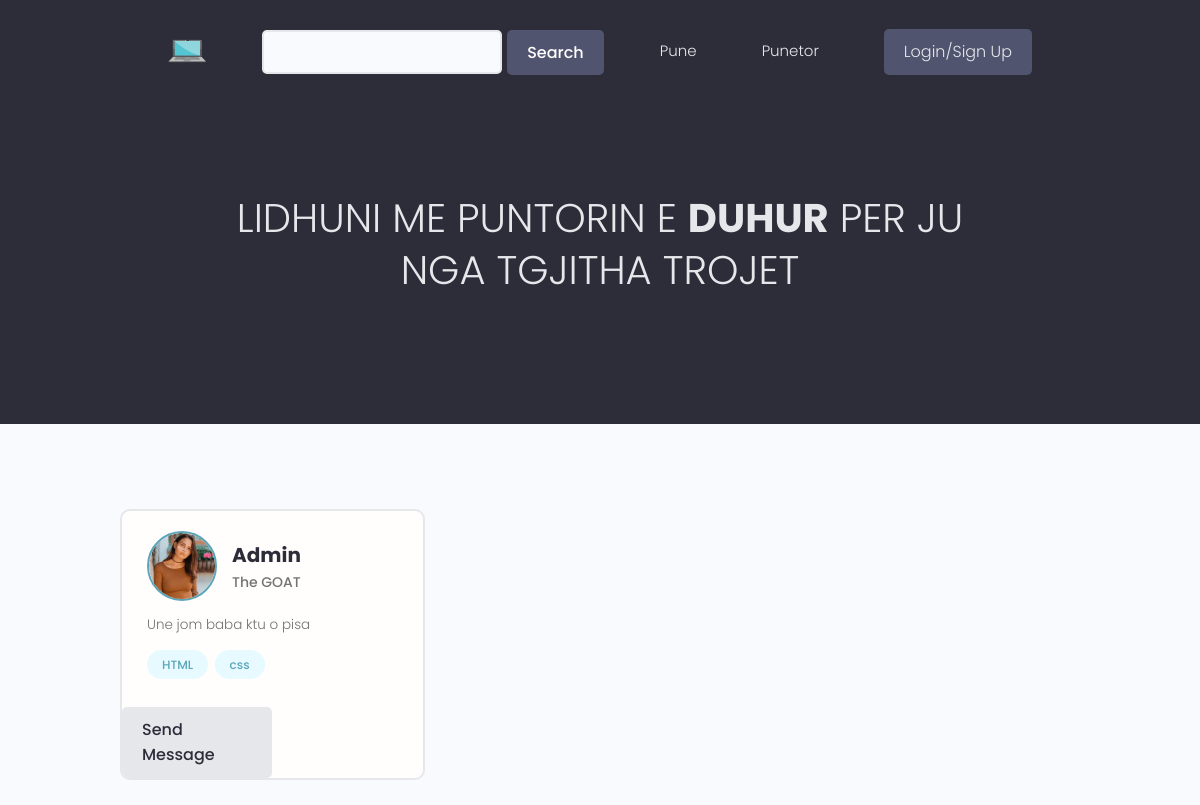
/puntor/, run on an earlier commit of the app's database.
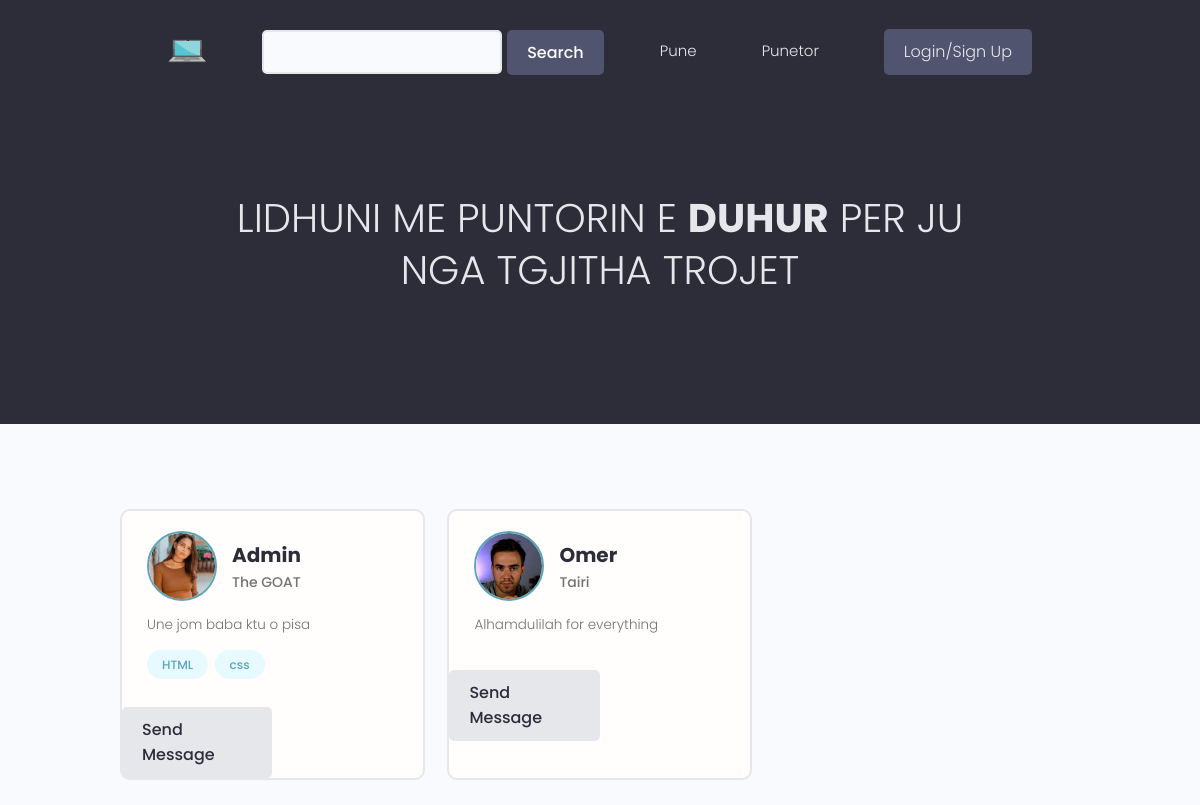
And on a later commit of the database.
### users/models.py (models this page shows, shortened)
class Profile(models.Model):
    user = models.OneToOneField(User , on_delete = models.CASCADE ,  null=True , blank=True)
    name = models.CharField(max_length=150 , null=True , blank=True)
    sur_name = models.CharField(max_length=150 , null=True , blank=True)
    email = models.EmailField(max_length=500 , blank=True , null=True)
    username = models.CharField(max_length=200 ,unique = True ,blank=True , null=True)
    profilepic = models.ImageField(blank=True , null=True, upload_to='profiles/', default='static/images/profiles/user-default.png')
    bio = models.TextField(blank=True , null=True)
    skills = models.ManyToManyField('Skills', blank=True)
    CV = models.FileField(upload_to='CV/',blank=True , null=True)
    resume = models.FileField(upload_to='Resume/',blank=True , null=True)
    birth_date = models.DateField(blank=True, null=True)
    business = models.BooleanField(default=False)
    location = models.CharField(max_length=200 , blank=True , null=True)
    created = models.DateTimeField(auto_now_add = True)
    id = models.UUIDField(default=uuid.uuid4 , unique=True ,
                        primary_key=True , editable=False)

class Skills(models.Model):
    field = models.ManyToManyField(Field)
    name = models.CharField(max_length=200 , blank=True , null=True)
    description = models.TextField(blank=True , null=True)
    created = models.DateTimeField(auto_now_add = True)
    id = models.UUIDField(default=uuid.uuid4 , unique=True ,
                        primary_key=True , editable=False)
    def __str__(self):
        return str(self.name)

### users/views.py (the view)
# urls.py: path('puntor/' , views.puntor , name="puntor"),
def puntor(request):
    profiles = Profile.objects.all()
    context = {
        'profiles':profiles,
    }
    return render(request , 'users/puntor.html', context)

### users/templates/users/puntor.html (shortened to what this page needs)
{% extends 'base.html' %}
{% block content %}
<main class="home">
    <section class="hero-section text-center">
      <div class="container container--narrow">
        <div class="hero-section__box">
          <h2>Lidhuni me puntorin e <span>Duhur</span> per ju</h2>
          <h2>Nga tgjitha trojet</h2>
        </div>
      </div>
    </section>
    <section class="devlist">
      <div class="container">
        <div class="grid grid--three">
        {% for profile in profiles %}
          <div class="column card">
            <div class="dev">
              <a href="{% url 'profile' profile.id %}" class="card__body">
                <div class="dev__profile">
                  <img class="avatar avatar--md" src="{{ profile.profilepic.url }}" alt="image" />
                  <div class="dev__meta">
                    <h3>{{profile.name}}</h3>
                    <h5>{{profile.sur_name}}</h5>
                  </div>
                </div>
                <p class="dev__info">
                  {{profile.bio|slice:"150"}}
                </p>
                <div class="dev__skills">
                  {% for skill in profile.skills.all|slice:"5" %}
                  <span class="tag tag--pill tag--main">
                    <small>{{skill}}</small>
                  </span>
                  {% endfor %}
                </div>
              </a>
              <div>
                {% if request.user.profile.id != profile.id %}
                  <a href="{% url 'create-message' profile.id %}" style="width: 50%;" class="btn">Send Message </a>
                {% endif %}
              </div>
            </div>
          </div>
        {% endfor %}
        </div>
      </div>
    </section>
  </main>
{% endblock content %}

What changed in the data, as far as the page shows it:
added Profile: profilepic (picture), name "Omer", sur_name "Tairi", bio "Alhamdulilah for everything", shows "Send Message"
